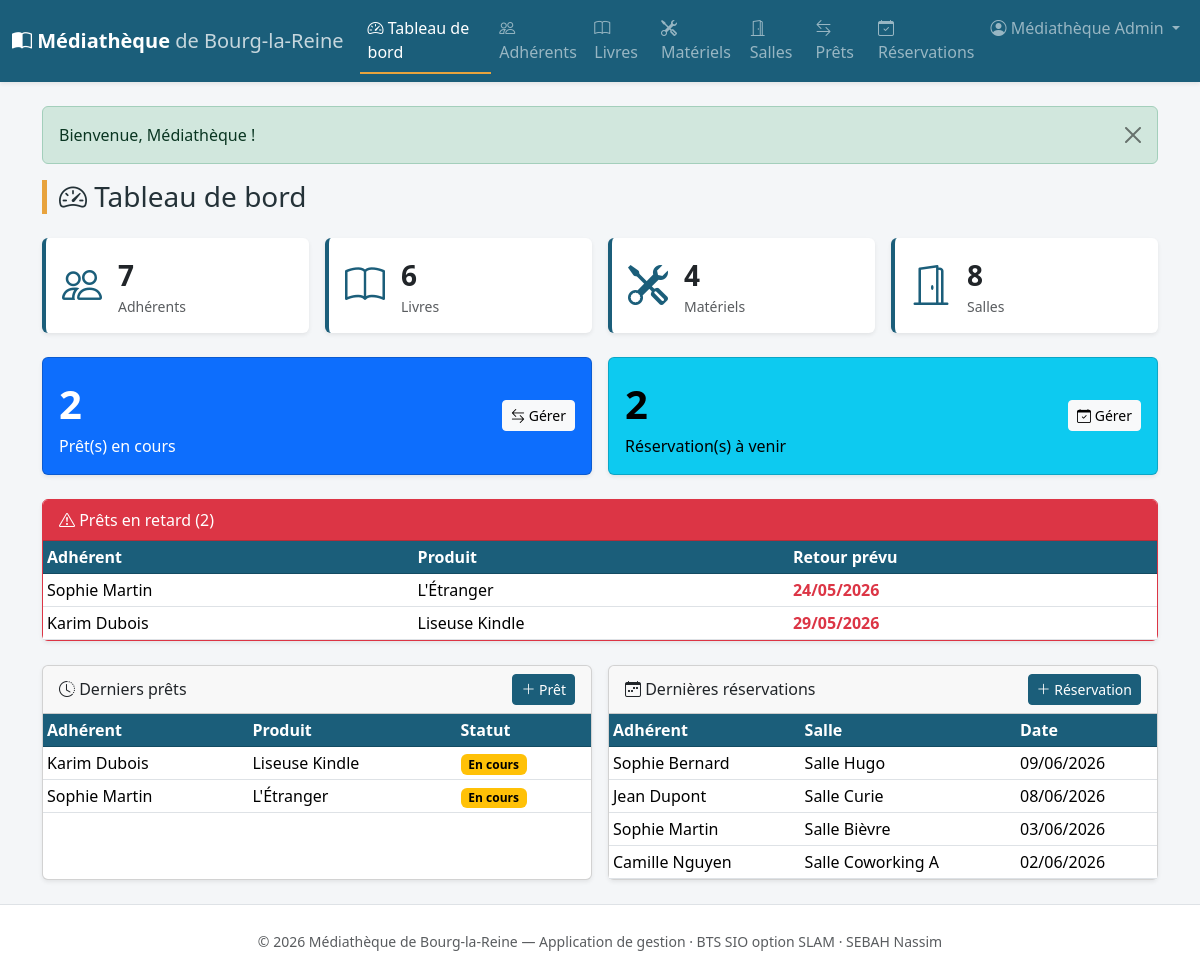
Page /public/index.php?ctrl=home&action=index (signed in) on the committed database.
### tables this page shows
CREATE TABLE pret (
    id                    INT AUTO_INCREMENT PRIMARY KEY,
    adherent_id           INT NOT NULL,
    livre_id              INT,
    materiel_id           INT,
    date_pret             DATE NOT NULL,
    date_retour_prevue    DATE NOT NULL,
    date_retour_effective DATE,
    statut                ENUM('en_cours','rendu','en_retard') NOT NULL DEFAULT 'en_cours',
    CONSTRAINT fk_pret_adherent FOREIGN KEY (adherent_id) REFERENCES adherent(id) ON DELETE CASCADE,
    CONSTRAINT fk_pret_livre    FOREIGN KEY (livre_id)    REFERENCES livre(id)    ON DELETE CASCADE,
    CONSTRAINT fk_pret_materiel FOREIGN KEY (materiel_id) REFERENCES materiel(id) ON DELETE CASCADE,
     
    CONSTRAINT chk_pret_produit CHECK (
        (livre_id IS NOT NULL AND materiel_id IS NULL) OR
        (livre_id IS NULL AND materiel_id IS NOT NULL)
    )
);

CREATE TABLE livre (
    id                  INT AUTO_INCREMENT PRIMARY KEY,
    titre               VARCHAR(150) NOT NULL,
    auteur              VARCHAR(120) NOT NULL,
    isbn                VARCHAR(20),
    editeur             VARCHAR(120),
    annee_publication   INT,
    genre               VARCHAR(60),
    quantite_totale     INT NOT NULL DEFAULT 1,
    quantite_disponible INT NOT NULL DEFAULT 1
);

CREATE TABLE materiel (
    id          INT AUTO_INCREMENT PRIMARY KEY,
    nom         VARCHAR(120) NOT NULL,
    categorie   VARCHAR(60),
    description VARCHAR(255),
    etat        ENUM('neuf','bon','use','hors_service') NOT NULL DEFAULT 'bon',
    disponible  TINYINT(1) NOT NULL DEFAULT 1
);

CREATE TABLE reservation (
    id               INT AUTO_INCREMENT PRIMARY KEY,
    adherent_id      INT NOT NULL,
    salle_id         INT NOT NULL,
    date_reservation DATE NOT NULL,
    heure_debut      TIME NOT NULL,
    heure_fin        TIME NOT NULL,
    statut           ENUM('CONFIRMEE','ANNULEE','TERMINEE') NOT NULL DEFAULT 'CONFIRMEE',
    CONSTRAINT fk_resa_adherent FOREIGN KEY (adherent_id) REFERENCES adherent(id) ON DELETE CASCADE,
    CONSTRAINT fk_resa_salle    FOREIGN KEY (salle_id)    REFERENCES salle(id)    ON DELETE RESTRICT,
    CONSTRAINT chk_resa_heures  CHECK (heure_fin > heure_debut)
);

CREATE TABLE salle (
    id          INT AUTO_INCREMENT PRIMARY KEY,
    nom         VARCHAR(80) NOT NULL UNIQUE,
    capacite    INT NOT NULL DEFAULT 1 CHECK (capacite > 0),
    equipement  VARCHAR(255),
    disponible  TINYINT(1) NOT NULL DEFAULT 1
);

### app/controllers/HomeController.php (called while the page is built)
<?php
class HomeController extends Controller
{
    public function index($id = null): void
    {
        $pret = $this->model('Pret');
        $resa = $this->model('Reservation');
        $this->view('home/index', [
            'titre'        => 'Tableau de bord',
            'stats'        => [
                'adherents' => $this->model('Adherent')->count(),
                'livres'    => $this->model('Livre')->count(),
                'materiels' => $this->model('Materiel')->count(),
                'salles'    => $this->model('Salle')->count(),
            ],
            'pretsEnCours' => $pret->countEnCours(),
            'resaActives'  => $resa->countActives(),
            'retards'      => $pret->enRetard(),
            'prets'        => array_slice($pret->allDetailed(), 0, 5),
            'reservations' => array_slice($resa->allDetailed(), 0, 5),
        ]);
    }
}

### public/index.php (called while the page is built, shortened)
<?php
require ROOT . '/app/core/helpers.php';
require ROOT . '/app/core/Controller.php';
$action = preg_replace('/[^a-zA-Z]/', '', $_GET['action'] ?? 'index');
$id     = isset($_GET['id']) ? (int) $_GET['id'] : null;
$controller = new $controllerClass();
$controller->$action($id);

### app/core/helpers.php (called while the page is built, shortened)
<?php
function url(string $ctrl = 'home', string $action = 'index', array $params = []): string
{
    $query = array_merge(['ctrl' => $ctrl, 'action' => $action], $params);
    return BASE_URL . '?' . http_build_query($query);
}
function e(?string $value): string
{
    return htmlspecialchars($value ?? '', ENT_QUOTES, 'UTF-8');
}
function dateFr(?string $date): string
{
    $ts = strtotime($date);
    return $ts ? date('d/m/Y', $ts) : e($date);
}

### app/models/Pret.php (called while the page is built, shortened)
<?php
class Pret extends Model
{
    public function enRetard(): array
    {
        $sql = "SELECT p.*,
                       CONCAT(a.prenom, ' ', a.nom) AS adherent_nom,
                       l.titre AS livre_titre,
                       m.nom   AS materiel_nom
                FROM pret p
                JOIN adherent a ON p.adherent_id = a.id
                LEFT JOIN livre l    ON p.livre_id = l.id
                LEFT JOIN materiel m ON p.materiel_id = m.id
                WHERE p.date_retour_effective IS NULL
                  AND p.date_retour_prevue < CURDATE()
                ORDER BY p.date_retour_prevue";
        return $this->db->query($sql)->fetchAll();
    }
}

### app/models/Reservation.php (called while the page is built, shortened)
<?php
class Reservation extends Model
{
    public function allDetailed(): array
    {
        $sql = "SELECT r.*,
                       CONCAT(a.prenom, ' ', a.nom) AS adherent_nom,
                       s.nom AS salle_nom
                FROM reservation r
                JOIN adherent a ON r.adherent_id = a.id
                JOIN salle s    ON r.salle_id = s.id
                ORDER BY r.date_reservation DESC, r.heure_debut";
        return $this->db->query($sql)->fetchAll();
    }
}

### app/views/home/index.php (the view)
<h1 class="h3 mb-4 page-title"><i class="bi bi-speedometer2"></i> Tableau de bord</h1>
<div class="row g-3 mb-4">
    <?php
    $cards = [
        ['Adhérents', $stats['adherents'], 'bi-people',     'adherent'],
        ['Livres',    $stats['livres'],    'bi-book',       'livre'],
        ['Matériels', $stats['materiels'], 'bi-tools',      'materiel'],
        ['Salles',    $stats['salles'],    'bi-door-open',  'salle'],
    ];
    foreach ($cards as [$lbl, $val, $icon, $ctrl]): ?>
        <div class="col-6 col-lg-3">
            <a href="<?= url($ctrl) ?>" class="text-decoration-none text-reset">
                <div class="card card-stat shadow-sm h-100">
                    <div class="card-body d-flex align-items-center">
                        <i class="bi <?= $icon ?> fs-1 me-3" style="color:var(--mediatheque)"></i>
                        <div>
                            <div class="fs-3 fw-bold"><?= (int) $val ?></div>
                            <div class="text-muted small"><?= $lbl ?></div>
                        </div>
                    </div>
                </div>
            </a>
        </div>
    <?php endforeach; ?>
</div>
<div class="row g-3 mb-4">
    <div class="col-md-6">
        <div class="card text-bg-primary shadow-sm h-100">
            <div class="card-body d-flex justify-content-between align-items-center">
                <div>
                    <div class="fs-1 fw-bold"><?= (int) $pretsEnCours ?></div>
                    <div>Prêt(s) en cours</div>
                </div>
                <a href="<?= url('pret') ?>" class="btn btn-light btn-sm">
                    <i class="bi bi-arrow-left-right"></i> Gérer
                </a>
            </div>
        </div>
    </div>
    <div class="col-md-6">
        <div class="card text-bg-info shadow-sm h-100">
            <div class="card-body d-flex justify-content-between align-items-center">
                <div>
                    <div class="fs-1 fw-bold"><?= (int) $resaActives ?></div>
                    <div>Réservation(s) à venir</div>
                </div>
                <a href="<?= url('reservation') ?>" class="btn btn-light btn-sm">
                    <i class="bi bi-calendar-check"></i> Gérer
                </a>
            </div>
        </div>
    </div>
</div>
<?php if (!empty($retards)): ?>
    <div class="card shadow-sm mb-4 border-danger">
        <div class="card-header bg-danger text-white">
            <i class="bi bi-exclamation-triangle"></i>
            Prêts en retard (<?= count($retards) ?>)
        </div>
        <div class="table-responsive">
            <table class="table table-sm mb-0 align-middle">
                <thead>
                    <tr><th>Adhérent</th><th>Produit</th><th>Retour prévu</th></tr>
                </thead>
                <tbody>
                    <?php foreach ($retards as $r): ?>
                        <tr>
                            <td><?= e($r['adherent_nom']) ?></td>
                            <td><?= e($r['livre_titre'] ?? $r['materiel_nom']) ?></td>
                            <td class="text-danger fw-semibold"><?= dateFr($r['date_retour_prevue']) ?></td>
                        </tr>
                    <?php endforeach; ?>
                </tbody>
            </table>
        </div>
    </div>
<?php endif; ?>
<div class="row g-3">
    <div class="col-lg-6">
        <div class="card shadow-sm h-100">
            <div class="card-header d-flex justify-content-between align-items-center">
                <span><i class="bi bi-clock-history"></i> Derniers prêts</span>
                <a href="<?= url('pret', 'form') ?>" class="btn btn-sm btn-mediatheque">
                    <i class="bi bi-plus-lg"></i> Prêt
                </a>
            </div>
            <div class="table-responsive">
                <table class="table table-hover table-sm mb-0 align-middle">
                    <thead><tr><th>Adhérent</th><th>Produit</th><th>Statut</th></tr></thead>
                    <tbody>
                        <?php if (empty($prets)): ?>
                            <tr><td colspan="3" class="text-center text-muted py-3">Aucun prêt.</td></tr>
                        <?php else: foreach ($prets as $p): ?>
                            <tr>
                                <td><?= e($p['adherent_nom']) ?></td>
                                <td><?= e($p['livre_titre'] ?? $p['materiel_nom']) ?></td>
                                <td>
                                    <?php if ($p['date_retour_effective']): ?>
                                        <span class="badge text-bg-success">Rendu</span>
                                    <?php else: ?>
                                        <span class="badge text-bg-warning">En cours</span>
                                    <?php endif; ?>
                                </td>
                            </tr>
                        <?php endforeach; endif; ?>
                    </tbody>
                </table>
            </div>
        </div>
    </div>
    <div class="col-lg-6">
        <div class="card shadow-sm h-100">
            <div class="card-header d-flex justify-content-between align-items-center">
                <span><i class="bi bi-calendar-week"></i> Dernières réservations</span>
                <a href="<?= url('reservation', 'form') ?>" class="btn btn-sm btn-mediatheque">
                    <i class="bi bi-plus-lg"></i> Réservation
                </a>
            </div>
            <div class="table-responsive">
                <table class="table table-hover table-sm mb-0 align-middle">
                    <thead><tr><th>Adhérent</th><th>Salle</th><th>Date</th></tr></thead>
                    <tbody>
                        <?php if (empty($reservations)): ?>
                            <tr><td colspan="3" class="text-center text-muted py-3">Aucune réservation.</td></tr>
                        <?php else: foreach ($reservations as $r): ?>
                            <tr>
                                <td><?= e($r['adherent_nom']) ?></td>
                                <td><?= e($r['salle_nom']) ?></td>
                                <td><?= dateFr($r['date_reservation']) ?></td>
                            </tr>
                        <?php endforeach; endif; ?>
                    </tbody>
                </table>
            </div>
        </div>
    </div>
</div>

### app/core/Controller.php (shortened to what this page needs)
<?php
abstract class Controller
{
    protected function view(string $view, array $data = [], bool $withLayout = true): void
    {
        extract($data);
        $viewFile = dirname(__DIR__) . '/views/' . $view . '.php';
        if ($withLayout) {
            require dirname(__DIR__) . '/views/layouts/header.php';
            require $viewFile;
            require dirname(__DIR__) . '/views/layouts/footer.php';
        } else {
            require $viewFile;
        }
    }
}

### app/views/layouts/header.php (shortened to what this page needs)
<?php $cc = preg_replace('/[^a-zA-Z]/', '', $_GET['ctrl'] ?? 'home'); ?>
<!DOCTYPE html>
<html lang="fr">
<head>
    <link href="https://cdn.jsdelivr.net/npm/bootstrap@5.3.3/dist/css/bootstrap.min.css" rel="stylesheet">
    <link href="https://cdn.jsdelivr.net/npm/bootstrap-icons@1.11.3/font/bootstrap-icons.min.css" rel="stylesheet">
    <link href="css/style.css" rel="stylesheet">
</head>
<body>
<nav class="navbar navbar-expand-lg navbar-dark sticky-top shadow-sm">
    <div class="container-fluid">
        <a class="navbar-brand fw-bold" href="<?= url('home') ?>">
            <i class="bi bi-book-half"></i> Médiathèque
            <span class="d-none d-md-inline fw-normal opacity-75">de Bourg-la-Reine</span>
        </a>
        <div class="collapse navbar-collapse" id="mainNav">
            <ul class="navbar-nav ms-auto">
                <?php
                $nav = [
                    'home'        => ['Tableau de bord', 'bi-speedometer2'],
                    'adherent'    => ['Adhérents',       'bi-people'],
                    'livre'       => ['Livres',          'bi-book'],
                    'materiel'    => ['Matériels',       'bi-tools'],
                    'salle'       => ['Salles',          'bi-door-open'],
                    'pret'        => ['Prêts',           'bi-arrow-left-right'],
                    'reservation' => ['Réservations',    'bi-calendar-check'],
                ];
                foreach ($nav as $key => [$label, $icon]): ?>
                    <li class="nav-item">
                        <a class="nav-link <?= $cc === $key ? 'active' : '' ?>" href="<?= url($key) ?>">
                            <i class="bi <?= $icon ?>"></i> <?= $label ?>
                        </a>
                    </li>
                <?php endforeach; ?>
                <?php if (!empty($_SESSION['agent'])): ?>
                    <li class="nav-item dropdown">
                        <a class="nav-link dropdown-toggle" href="#" role="button" data-bs-toggle="dropdown">
                            <i class="bi bi-person-circle"></i>
                            <?= e($_SESSION['agent']['prenom'] . ' ' . $_SESSION['agent']['nom']) ?>
                        </a>
                    </li>
                <?php endif; ?>
            </ul>
        </div>
    </div>
</nav>
<main class="container py-4">
    <?php if (!empty($_SESSION['flash'])): ?>
        <div class="alert alert-<?= e($_SESSION['flash']['type']) ?> alert-dismissible fade show" role="alert">
            <?= e($_SESSION['flash']['message']) ?>
            <button type="button" class="btn-close" data-bs-dismiss="alert" aria-label="Fermer"></button>
        </div>
    <?php endif; ?>

### app/views/layouts/footer.php (shortened to what this page needs)
</main>
<footer class="text-center text-muted py-4 mt-auto border-top">
    <small>
        &copy; <?= date('Y') ?> Médiathèque de Bourg-la-Reine — Application de gestion
        &middot; BTS SIO option SLAM &middot; SEBAH Nassim
    </small>
</footer>
</body>
</html>

### public/css/style.css (style rules this page uses)
:root { --mediatheque: #1b5e7a; --mediatheque-dark: #134b62; --mediatheque-accent: #e8a33d; }
html, body { min-height: 100%; }
body { display: flex; flex-direction: column; min-height: 100vh; background-color: #f4f6f8; font-family: "Segoe UI", system-ui, -apple-system, sans-serif; color: #243238; }
.navbar { background-color: var(--mediatheque); }
.navbar .nav-link { border-bottom: 2px solid transparent; transition: border-color .15s ease; }
.navbar .nav-link.active, .navbar .nav-link:hover { border-bottom-color: var(--mediatheque-accent); }
.card-stat { border: none; border-left: 4px solid var(--mediatheque); transition: transform .12s ease, box-shadow .12s ease; }
.table thead th { background-color: var(--mediatheque); color: #fff; border-color: var(--mediatheque-dark); white-space: nowrap; }
.btn-mediatheque { background-color: var(--mediatheque); border-color: var(--mediatheque); color: #fff; }
.page-title { border-left: 5px solid var(--mediatheque-accent); padding-left: .75rem; }
footer { background-color: #fff; }

### rows in the picture
pret: adherent_nom "Sophie Martin", livre.titre "L'Étranger", date_retour_prevue "24/05/2026", shows "En cours"
pret: adherent_nom "Karim Dubois", materiel.nom "Liseuse Kindle", date_retour_prevue "29/05/2026", shows "En cours"
reservation: adherent_nom "Sophie Bernard", salle.nom "Salle Hugo", date_reservation "09/06/2026"
reservation: adherent_nom "Jean Dupont", salle.nom "Salle Curie", date_reservation "08/06/2026"
reservation: adherent_nom "Sophie Martin", salle.nom "Salle Bièvre", date_reservation "03/06/2026"
reservation: adherent_nom "Camille Nguyen", salle.nom "Salle Coworking A", date_reservation "02/06/2026"

### other values in the picture
$label "Tableau de bord"
$label "Adhérents"
$label "Livres"
$label "Matériels"
$label "Salles"
$label "Prêts"
$label "Réservations"
$_SESSION['agent']['prenom'] . ' ' . $_SESSION['agent']['nom'] "Médiathèque Admin"
$_SESSION['flash']['message'] "Bienvenue, Médiathèque !"
$val "7"
$lbl "Adhérents"
$val "6"
$lbl "Livres"
$val "4"
$lbl "Matériels"
